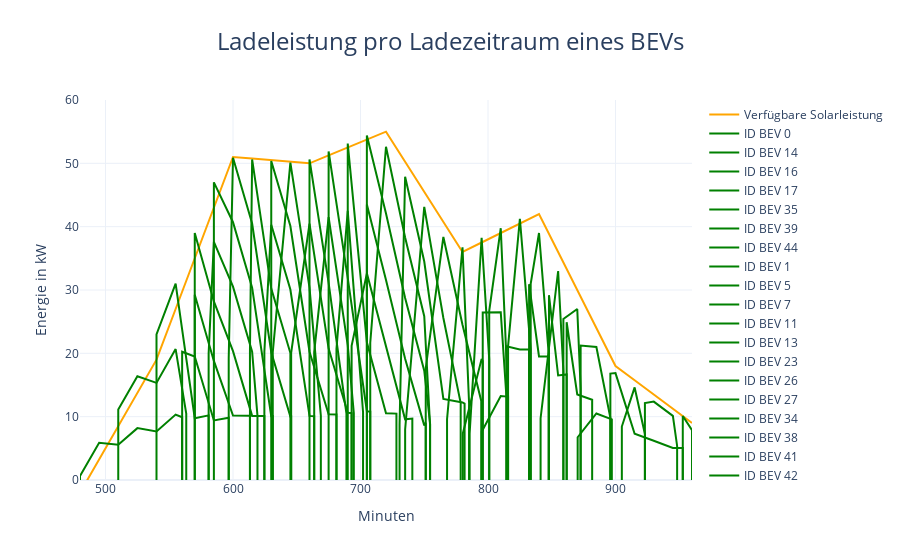

Notebook code for this chart:
### Code cell
figureGeneration.create_charging_power_figure(simulation_day, solarpeakleistung, bev_data, minute_interval)

### Figure 1 — Plotly figure (JSON) as saved in the notebook; plotly's stock layout.template omitted (floating-point values rounded to 4 significant figures)
{"data": [{"line": {"color": "orange"}, "name": "Verfügbare Solarleistung", "type": "scatter", "x": [480, 495, 510, 525, 540, 555, 570, 585, 600, 615, 630, 645, 660, 675, 690, 705, 720, 735, 750, 765, 780, 795, 810, 825, 840, 855, 870, 885, 900, 915, 930, 945, 960], "y": [-2, 3.25, 8.5, 13.75, 19, 27, 35, 43, 51, 50.75, 50.5, 50.25, 50, 51.25, 52.5, 53.75, 55, 50.25, 45.5, 40.75, 36, 37.5, 39, 40.5, 42, 36, 30, 24, 18, 15.75, 13.5, 11.25, 9]}, {"line": {"color": "green"}, "mode": "lines", "name": "ID BEV 0", "type": "scatter", "x": [480, 480, 495, 510, 525, 540, 555, 560.1, 560.1], "y": [0, 0.62, 5.87, 5.56, 8.19, 7.667, 10.33, 9.91, 0]}, {"line": {"color": "green"}, "mode": "lines", "name": "ID BEV 14", "type": "scatter", "x": [510, 510, 525, 540, 555, 563.3, 563.3], "y": [0, 11.12, 16.38, 15.33, 20.67, 10.48, 0]}, {"line": {"color": "green"}, "mode": "lines", "name": "ID BEV 16", "type": "scatter", "x": [540, 540, 555, 570, 580.9, 580.9], "y": [0, 23, 31, 9.75, 10.2, 0]}, {"line": {"color": "green"}, "mode": "lines", "name": "ID BEV 17", "type": "scatter", "x": [560.1, 560.1, 570, 585, 596.6, 596.6], "y": [0, 20.24, 19.5, 9.4, 9.84, 0]}, {"line": {"color": "green"}, "mode": "lines", "name": "ID BEV 35", "type": "scatter", "x": [570, 570, 585, 600, 613.3, 613.3], "y": [0, 29.25, 18.8, 10.18, 10.16, 0]}, {"line": {"color": "green"}, "mode": "lines", "name": "ID BEV 39", "type": "scatter", "x": [570, 570, 585, 600, 615, 624.6, 624.6], "y": [0, 39, 28.2, 20.35, 10.12, 10.12, 0]}, {"line": {"color": "green"}, "mode": "lines", "name": "ID BEV 44", "type": "scatter", "x": [580.9, 580.9, 585, 600, 615, 619.2, 619.2], "y": [0, 19.95, 37.6, 30.53, 20.25, 10.14, 0]}, {"line": {"color": "green"}, "mode": "lines", "name": "ID BEV 1", "type": "scatter", "x": [585, 585, 600, 615, 630, 631.2, 631.2], "y": [0, 47, 40.7, 30.37, 10.08, 10.1, 0]}, {"line": {"color": "green"}, "mode": "lines", "name": "ID BEV 5", "type": "scatter", "x": [596.6, 596.6, 600, 615, 630, 645, 645.6, 645.6], "y": [0, 19.24, 50.88, 40.5, 20.15, 10.02, 10.05, 0]}, {"line": {"color": "green"}, "mode": "lines", "name": "ID BEV 7", "type": "scatter", "x": [613.3, 613.3, 615, 630, 645, 645.0, 645.0], "y": [0, 20.33, 50.62, 30.23, 20.05, 10.05, 0]}, {"line": {"color": "green"}, "mode": "lines", "name": "ID BEV 11", "type": "scatter", "x": [624.6, 624.6, 630, 645, 660, 663.7, 663.7], "y": [0, 20.24, 40.3, 30.07, 10.12, 10.06, 0]}, {"line": {"color": "green"}, "mode": "lines", "name": "ID BEV 13", "type": "scatter", "x": [630, 630, 645, 660, 675, 681.2, 681.2], "y": [0, 50.38, 40.1, 20.25, 10.38, 10.35, 0]}, {"line": {"color": "green"}, "mode": "lines", "name": "ID BEV 23", "type": "scatter", "x": [631.2, 631.2, 645, 660, 668.9, 668.9], "y": [0, 20.17, 50.12, 30.37, 10.15, 0]}, {"line": {"color": "green"}, "mode": "lines", "name": "ID BEV 26", "type": "scatter", "x": [645.6, 645.6, 660, 675, 690, 693.0, 693.0], "y": [0, 20.07, 40.5, 20.75, 10.62, 10.55, 0]}, {"line": {"color": "green"}, "mode": "lines", "name": "ID BEV 27", "type": "scatter", "x": [660, 660, 675, 689.0, 689.0], "y": [0, 50.62, 31.13, 10.48, 0]}, {"line": {"color": "green"}, "mode": "lines", "name": "ID BEV 34", "type": "scatter", "x": [663.7, 663.7, 675, 690, 694.8, 694.8], "y": [0, 20.19, 41.5, 21.25, 10.58, 0]}, {"line": {"color": "green"}, "mode": "lines", "name": "ID BEV 38", "type": "scatter", "x": [675, 675, 690, 705, 707.6, 707.6], "y": [0, 51.88, 31.87, 10.88, 10.79, 0]}, {"line": {"color": "green"}, "mode": "lines", "name": "ID BEV 41", "type": "scatter", "x": [681.2, 681.2, 690, 702, 702], "y": [0, 20.73, 42.5, 10.7, 0]}, {"line": {"color": "green"}, "mode": "lines", "name": "ID BEV 42", "type": "scatter", "x": [690, 690, 705, 720, 728.2, 728.2], "y": [0, 53.12, 21.75, 10.52, 10.48, 0]}, {"line": {"color": "green"}, "mode": "lines", "name": "ID BEV 49", "type": "scatter", "x": [693.0, 693.0, 705, 720, 735, 740.6, 740.6], "y": [0, 21.17, 32.63, 21.05, 9.576, 9.692, 0]}, {"line": {"color": "green"}, "mode": "lines", "name": "ID BEV 8", "type": "scatter", "x": [705, 705, 720, 735, 750, 751.2, 751.2], "y": [0, 43.5, 31.57, 19.15, 8.624, 9.026, 0]}, {"line": {"color": "green"}, "mode": "lines", "name": "ID BEV 20", "type": "scatter", "x": [705, 705, 720, 735, 750, 754.6, 754.6], "y": [0, 54.38, 42.1, 28.73, 17.25, 8.808, 0]}, {"line": {"color": "green"}, "mode": "lines", "name": "ID BEV 21", "type": "scatter", "x": [707.6, 707.6, 720, 735, 750, 754.5, 754.5], "y": [0, 21.67, 52.62, 38.3, 25.87, 8.814, 0]}, {"line": {"color": "green"}, "mode": "lines", "name": "ID BEV 15", "type": "scatter", "x": [730.6, 730.6, 735, 750, 765, 780, 781.6, 781.6], "y": [0, 8.77, 47.88, 34.5, 12.79, 12.25, 12.05, 0]}, {"line": {"color": "green"}, "mode": "lines", "name": "ID BEV 2", "type": "scatter", "x": [735.0, 735.0, 750, 765, 778.6, 778.6], "y": [0, 7.98, 43.12, 25.59, 12.15, 0]}, {"line": {"color": "green"}, "mode": "lines", "name": "ID BEV 33", "type": "scatter", "x": [751.2, 751.2, 765, 780, 794.7, 794.7], "y": [0, 17.65, 38.38, 24.5, 12.49, 0]}, {"line": {"color": "green"}, "mode": "lines", "name": "ID BEV 40", "type": "scatter", "x": [767.9, 767.9, 780, 785.2, 785.2], "y": [0, 9.595, 36.75, 12.17, 0]}, {"line": {"color": "green"}, "mode": "lines", "name": "ID BEV 43", "type": "scatter", "x": [780.3, 780.3, 795, 795.9, 795.9], "y": [0, 7.35, 19.12, 18.8, 0]}, {"line": {"color": "green"}, "mode": "lines", "name": "ID BEV 48", "type": "scatter", "x": [785.6, 785.6, 795, 801.0, 801.0], "y": [0, 7.35, 38.25, 19.05, 0]}, {"line": {"color": "green"}, "mode": "lines", "name": "ID BEV 29", "type": "scatter", "x": [795.1, 795.1, 810, 815.0, 815.0], "y": [0, 7.65, 13.25, 13.17, 0]}, {"line": {"color": "green"}, "mode": "lines", "name": "ID BEV 36", "type": "scatter", "x": [795.9, 795.9, 810, 814.5, 814.5], "y": [0, 26.45, 26.5, 13.15, 0]}, {"line": {"color": "green"}, "mode": "lines", "name": "ID BEV 37", "type": "scatter", "x": [801.0, 801.0, 810, 815.8, 815.8], "y": [0, 26.7, 39.75, 13.19, 0]}, {"line": {"color": "green"}, "mode": "lines", "name": "ID BEV 31", "type": "scatter", "x": [814.5, 814.5, 825, 832.2, 832.2], "y": [0, 21.1, 20.62, 20.61, 0]}, {"line": {"color": "green"}, "mode": "lines", "name": "ID BEV 32", "type": "scatter", "x": [815.8, 815.8, 825, 833.5, 833.5], "y": [0, 21.14, 41.25, 20.68, 0]}, {"line": {"color": "green"}, "mode": "lines", "name": "ID BEV 25", "type": "scatter", "x": [832.2, 832.2, 840, 847.5, 847.5], "y": [0, 30.92, 19.5, 19.5, 0]}, {"line": {"color": "green"}, "mode": "lines", "name": "ID BEV 28", "type": "scatter", "x": [833.5, 833.5, 840, 847.8, 847.8], "y": [0, 30.99, 39, 19.43, 0]}, {"line": {"color": "green"}, "mode": "lines", "name": "ID BEV 22", "type": "scatter", "x": [847.8, 847.8, 855, 861.7, 861.7], "y": [0, 29.18, 16.5, 16.66, 0]}, {"line": {"color": "green"}, "mode": "lines", "name": "ID BEV 24", "type": "scatter", "x": [841.2, 841.2, 855, 859.1, 859.1], "y": [0, 9.75, 33, 17.18, 0]}, {"line": {"color": "green"}, "mode": "lines", "name": "ID BEV 12", "type": "scatter", "x": [861.7, 861.7, 870, 881.7, 881.7], "y": [0, 24.91, 13.5, 12.66, 0]}, {"line": {"color": "green"}, "mode": "lines", "name": "ID BEV 19", "type": "scatter", "x": [859.1, 859.1, 870, 872.6, 872.6], "y": [0, 25.43, 27, 14.47, 0]}, {"line": {"color": "green"}, "mode": "lines", "name": "ID BEV 9", "type": "scatter", "x": [870.3, 870.3, 885, 897.1, 897.1], "y": [0, 6.75, 10.5, 9.575, 0]}, {"line": {"color": "green"}, "mode": "lines", "name": "ID BEV 10", "type": "scatter", "x": [872.6, 872.6, 885, 896.0, 896.0], "y": [0, 21.22, 21, 9.805, 0]}, {"line": {"color": "green"}, "mode": "lines", "name": "ID BEV 3", "type": "scatter", "x": [896.0, 896.0, 900, 915, 930, 945, 952.8, 952.8], "y": [0, 16.8, 16.88, 7.31, 6.19, 5.06, 5.04, 0]}, {"line": {"color": "green"}, "mode": "lines", "name": "ID BEV 6", "type": "scatter", "x": [905.0, 905.0, 915, 923.1, 923.1], "y": [0, 8.44, 14.62, 7.27, 0]}, {"line": {"color": "green"}, "mode": "lines", "name": "ID BEV 4", "type": "scatter", "x": [923.1, 923.1, 930, 945, 948.3, 948.3], "y": [0, 12.14, 12.38, 10.12, 5.375, 0]}, {"line": {"color": "green"}, "mode": "lines", "name": "ID BEV 47", "type": "scatter", "x": [952.8, 952.8, 960, 960], "y": [0, 10.1, 7.88, 0]}], "layout": {"title": {"font": {"size": 24}, "text": "Ladeleistung pro Ladezeitraum eines BEVs", "x": 0.5, "xanchor": "center"}, "xaxis": {"range": [480, 960], "showgrid": true, "title": {"text": "Minuten"}}, "yaxis": {"range": [0, 60], "title": {"text": "Energie in kW"}}}}
